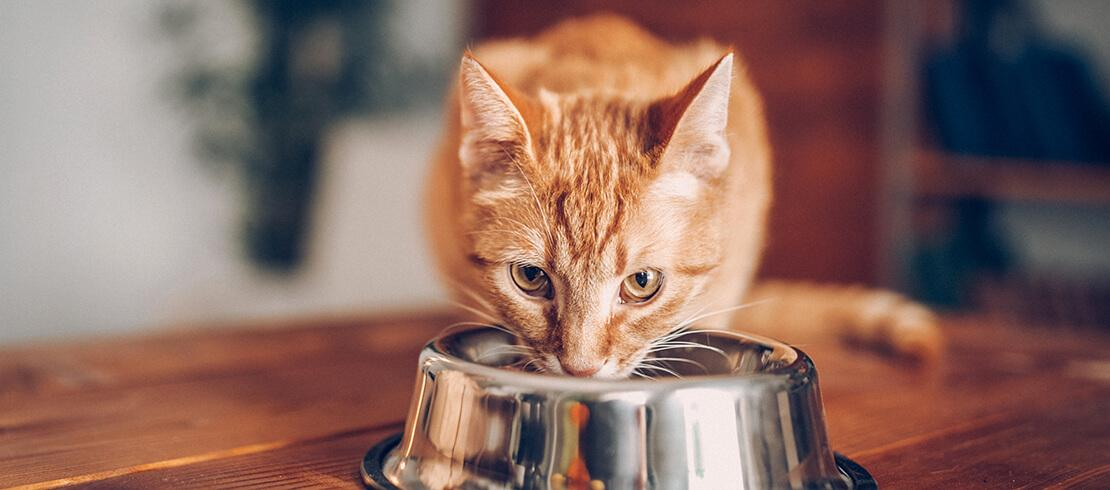
#> input picture photos/cat.jpg, 1110 x 490 px
$ python histogram.py
#> lines starting #> are read from the running program, lines starting #| are printed output that depends on the picture
import cv2 as cv
import matplotlib.pyplot as plt
img = cv.imread('photos/cat.jpg')
#> img is the input picture: shape (490, 1110, 3); mean B, G, R 99.2, 107.8, 138.6
cv.imshow('Screenshot',img)
gray = cv.cvtColor(img,cv.COLOR_BGR2GRAY)
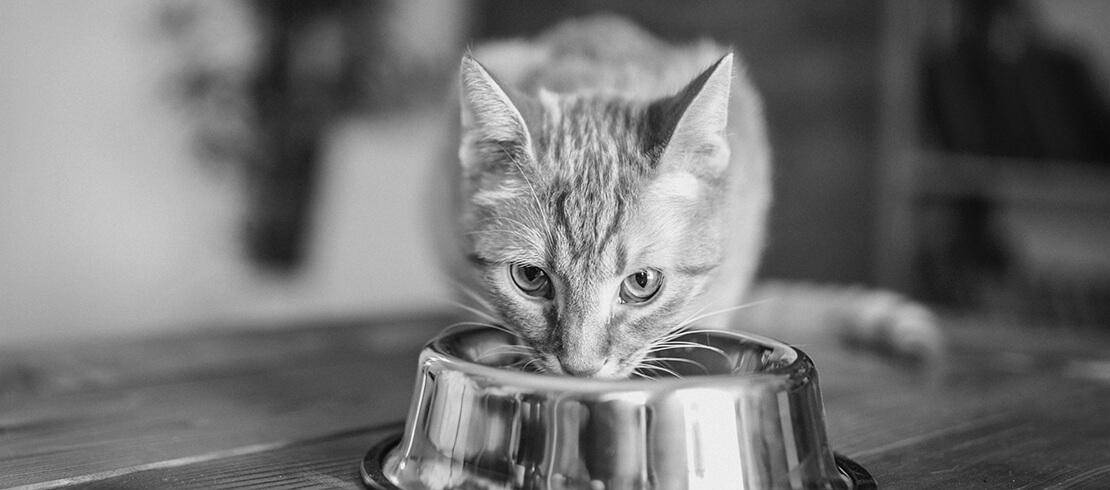
#> gray: shape (490, 1110); min 1, max 254, mean 116

#grayscale_hist

grayscale_hist = cv.calcHist([gray],[0],None,[256],[0,256])
#> grayscale_hist = 256 values, max 6081 at index 185, min 0 at index 0, mean 2124.6
plt.figure()
plt.title('GRAYSCALE HISTOGRAM')
plt.xlabel('Bins')
plt.ylabel('# of pixels')
plt.plot(grayscale_hist)
plt.xlim([0,256])
plt.show()
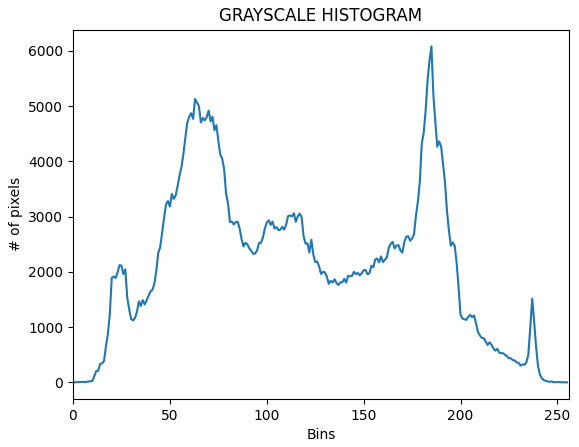
#> figure drawn by matplotlib, 1 panel; curve peaks at x = 185, y = 6081

#colour histogram
plt.figure()
plt.title('COLOUR HISTOGRAM')
plt.xlabel('Bins')
plt.ylabel('# of pixels')
colors = ('b','g','r')
for i,col in enumerate(colors):
    hist = cv.calcHist([img],[i],None,[256],[0,256])
    plt.plot(hist,color = col)
    plt.xlim(0,256)
plt.show()
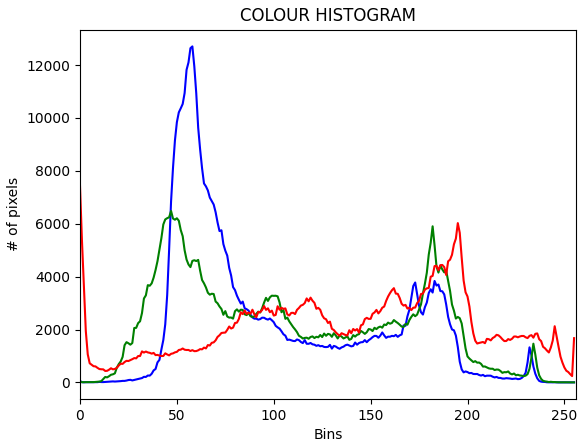
#> figure drawn by matplotlib, 1 panel; curve peaks at x = 58, y = 12704; curve peaks at x = 47, y = 6482; curve peaks at x = 0, y = 7423

cv.waitKey(0)

$ run again, with photos/group.jpg copied over photos/cat.jpg
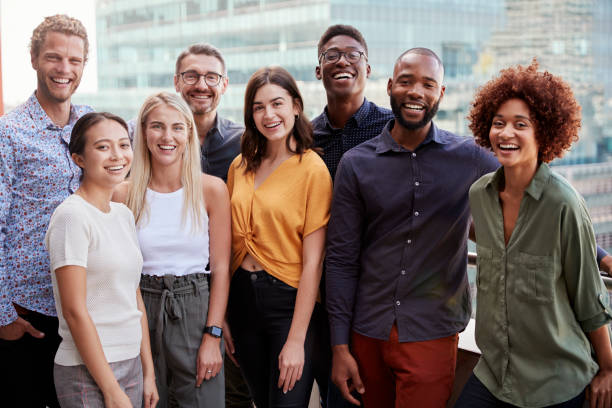
#> input picture photos/group.jpg, 612 x 408 px
#> img is the input picture: shape (408, 612, 3); mean B, G, R 109.5, 112.6, 126.8
#> `gray = cv.cvtColor(img,cv.COLOR_BGR2GRAY)`:
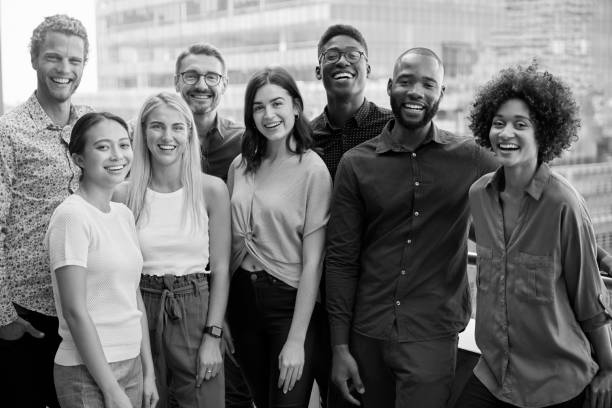
#> gray: shape (408, 612); min 0, max 255, mean 116.5
#> grayscale_hist = 256 values, max 3381 at index 2, min 71 at index 247, mean 975.4
#> `plt.show()`:
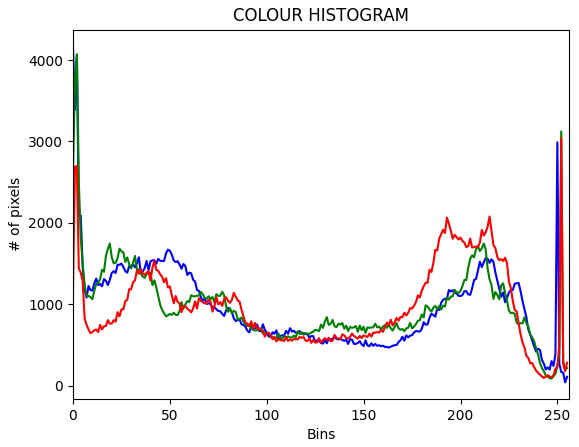
#> figure drawn by matplotlib, 1 panel; curve peaks at x = 0, y = 4167; curve peaks at x = 2, y = 4071; curve peaks at x = 252, y = 3042

$ run again, with photos/lady.jpg copied over photos/cat.jpg
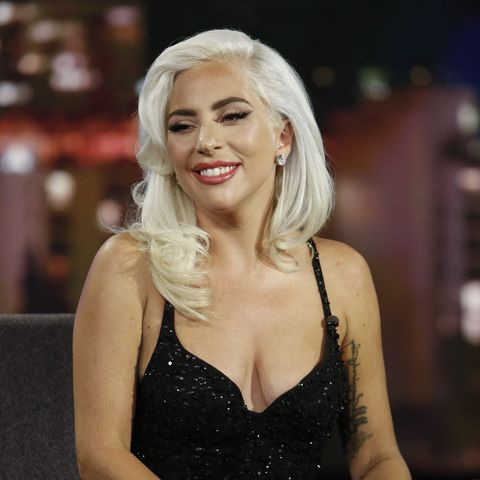
#> input picture photos/lady.jpg, 480 x 480 px
#> img is the input picture: shape (480, 480, 3); mean B, G, R 66.3, 79.3, 97.9
#> `gray = cv.cvtColor(img,cv.COLOR_BGR2GRAY)`:
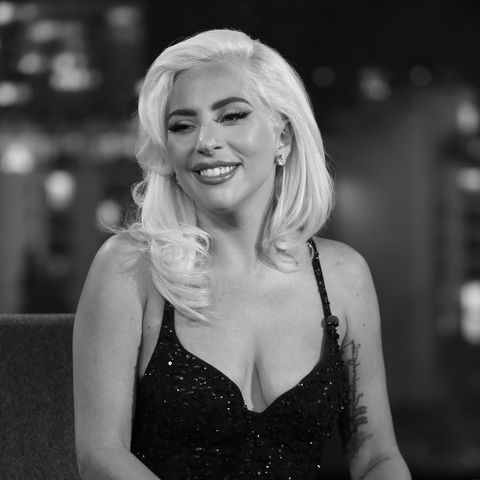
#> gray: shape (480, 480); min 0, max 255, mean 83.4
#> grayscale_hist = 256 values, max 6124 at index 17, min 0 at index 235, mean 900
#> `plt.show()`:
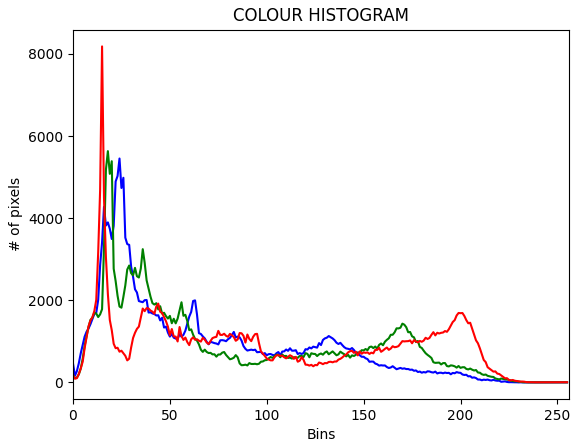
#> figure drawn by matplotlib, 1 panel; curve peaks at x = 24, y = 5453; curve peaks at x = 18, y = 5633; curve peaks at x = 15, y = 8184
